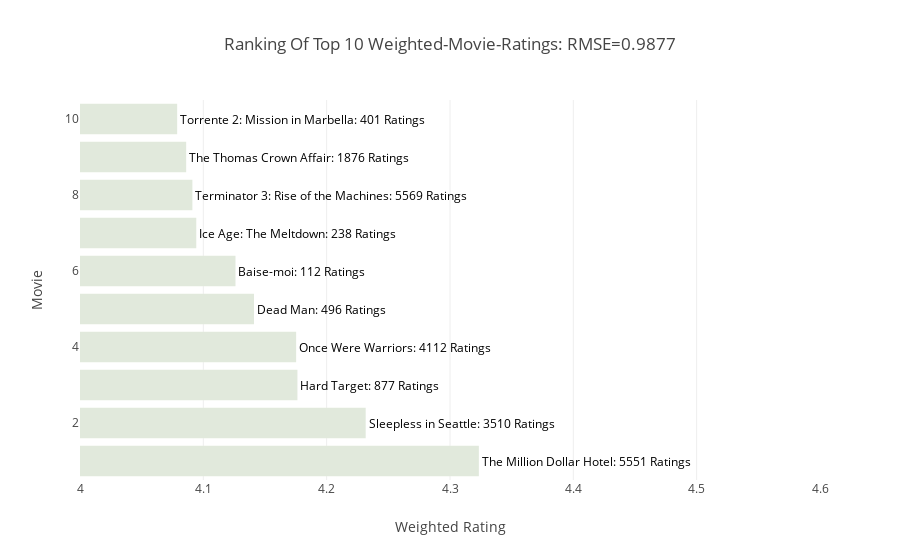

The notebook cell saved with this chart:
### Markdown cell above
weighted-rating

### Code cell
start_time = time.time()
# at least voted for 10 times!
m = 10

# calculate the weighted
C = df_p.stack().mean()
R = df_p.mean(axis=0).values
v = df_p.count().values
weighted_score = (v/ (v+m) *R) + (m/ (v+m) *C)


# id-rank
weighted_ranking = np.argsort(weighted_score)[::-1]
# score-rank
weighted_score = np.sort(weighted_score)[::-1]
weighted_movie_ids = df_p.columns[weighted_ranking]

# get the predictions we want
df_prediction = df_test.set_index('Movie').join(pd.DataFrame(weighted_score, index=weighted_movie_ids, columns=['Prediction']))[['Rating', 'Prediction']]
y_true = df_prediction['Rating']
y_pred = df_prediction['Prediction']

# get the loss
RMSE = np.sqrt(mean_squared_error(y_true=y_true, y_pred=y_pred))


# Create DataFrame for plotting
df_plot = pd.DataFrame(weighted_score[:n], columns=['Rating'])
df_plot.index = weighted_movie_ids[:10]
ranking_weighted_rating = df_plot.join(ratings_count).join(movie_titles)
del df_plot

# draw the plot!
# Create trace
trace = go.Bar(x = ranking_weighted_rating['Rating'],
               text = ranking_weighted_rating['Name'].astype(str) +': '+ ranking_weighted_rating['Rating-Count'].astype(str) + ' Ratings',
               textposition = 'outside',
               textfont = dict(color = '#000000'),
               orientation = 'h',
               y = list(range(1, n+1)),
               marker = dict(color = 'rgb(225,233,220)'))
# Create layout
layout = dict(title = 'Ranking Of Top {} Weighted-Movie-Ratings: RMSE={:.4f} '.format(n, RMSE),
              xaxis = dict(title = 'Weighted Rating',
                          range = (4, 4.6)),
              yaxis = dict(title = 'Movie'))
# Create plot
fig = go.Figure(data=[trace], layout=layout)
iplot(fig)
# print the time consumed!
print("         --- weighted rating method used %s seconds ---" % (time.time() - start_time))

### Figure 1 — Plotly figure (JSON) as saved in the notebook; plotly's stock layout.template omitted (floating-point values rounded to 4 significant figures)
{"data": [{"marker": {"color": "rgb(225,233,220)"}, "orientation": "h", "text": ["The Million Dollar Hotel: 5551 Ratings", "Sleepless in Seattle: 3510 Ratings", "Hard Target: 877 Ratings", "Once Were Warriors: 4112 Ratings", "Dead Man: 496 Ratings", "Baise-moi: 112 Ratings", "Ice Age: The Meltdown: 238 Ratings", "Terminator 3: Rise of the Machines: 5569 Ratings", "The Thomas Crown Affair: 1876 Ratings", "Torrente 2: Mission in Marbella: 401 Ratings"], "textfont": {"color": "#000000"}, "textposition": "outside", "type": "bar", "uid": "758b6c32-790a-4b36-af63-23afca7aa33b", "x": [4.323, 4.232, 4.176, 4.175, 4.141, 4.126, 4.094, 4.091, 4.086, 4.079], "y": [1, 2, 3, 4, 5, 6, 7, 8, 9, 10]}], "layout": {"title": "Ranking Of Top 10 Weighted-Movie-Ratings: RMSE=0.9877 ", "xaxis": {"range": [4, 4.6], "title": "Weighted Rating"}, "yaxis": {"title": "Movie"}}}
